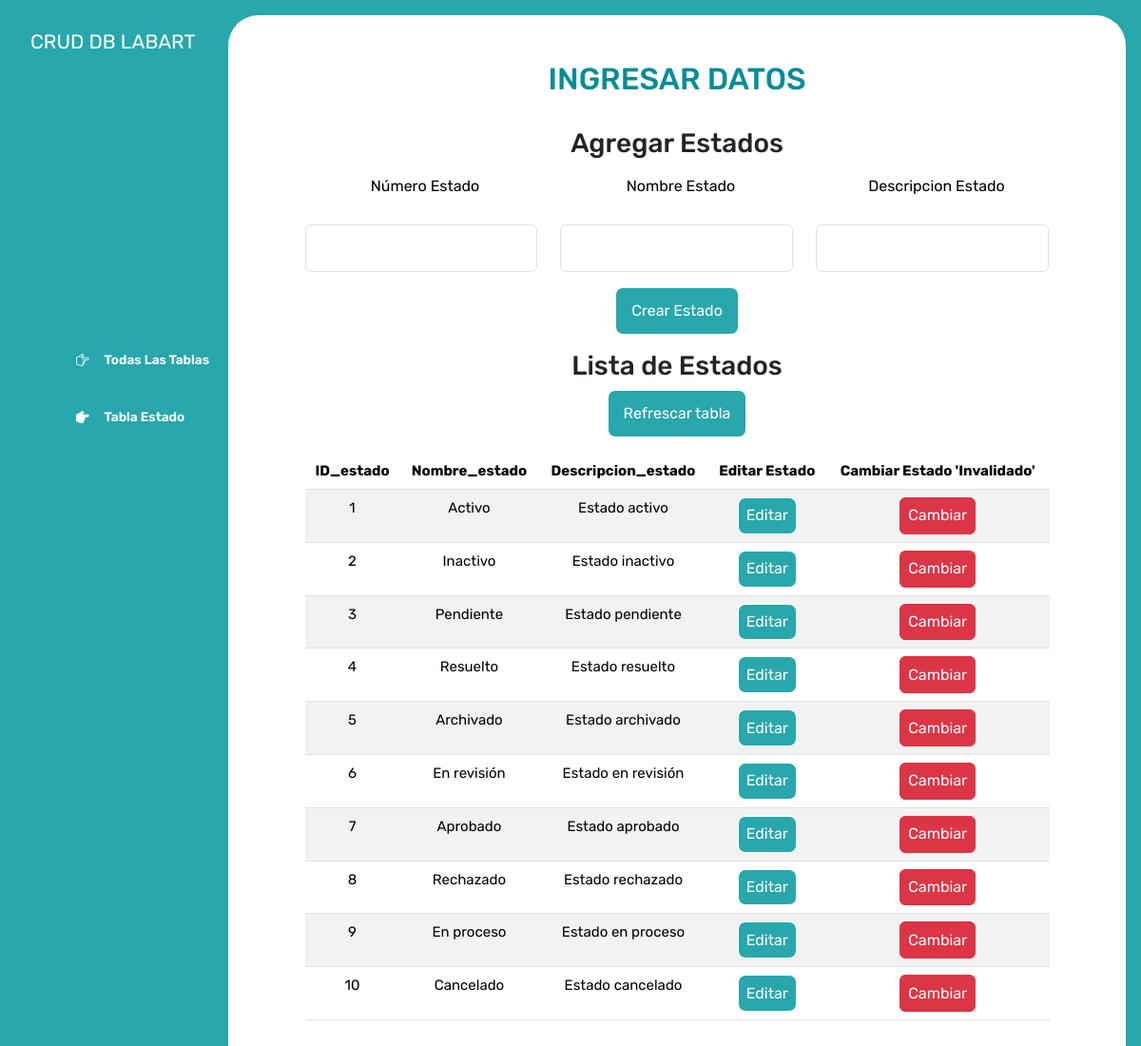
The app's page /Controlador/controladorEstado.php with its own data.
### tables this page shows
CREATE TABLE Estado (
    ID_estado INT(10) PRIMARY KEY,
    Nombre_estado VARBINARY(255),
    Descripcion_estado VARBINARY(255)
);

### Controlador/controladorEstado.php (called while the page is built, shortened)
<?php
require_once '../Modelo/Estado.php';
$gestorEstado = new Estado();
$resultado = $gestorEstado->consultarEstados();
include "../Vista/vistaEstado.php";

### Modelo/Conexion.php (called while the page is built)
<?php
function Conectarse(){
	$Conexion =  mysqli_connect("localhost","root","","labart");
	return $Conexion;
}
?>

### Modelo/Estado.php (called while the page is built, shortened)
<?php
require_once 'Conexion.php';
class Estado
{
    public function consultarEstados()
 	{
        $this->Conexion = Conectarse();
        $sql_key = "SET @encryption_key = 'MiClaveDeEncriptacionSegura123!';";
        $this->Conexion->query($sql_key);
        $sql="SELECT
            ID_estado,
            AES_DECRYPT((Nombre_estado), @encryption_key) AS Nombre_estado,
            AES_DECRYPT((Descripcion_estado), @encryption_key) AS Descripcion_estado
        FROM estado";
 		$resultado=$this->Conexion->query($sql);
 		return $resultado;
 	}
}

### Vista/vistaEstado.php (the view, shortened to what this page needs)
<!DOCTYPE html>
<html lang="en">
<head>
    <link rel="stylesheet" href="https://cdn.jsdelivr.net/npm/bootstrap-icons@1.9.1/font/bootstrap-icons.css">
    <link rel="stylesheet" href="../style.css">
    <link href="https://cdn.jsdelivr.net/npm/bootstrap@5.3.3/dist/css/bootstrap.min.css" rel="stylesheet">
</head>
<body>
    <div class="wrapper justify-content-center">
        <aside>
            <header>
                <h1 class="logo">CRUD DB LABART</h1>
            </header>
            <nav>
                <ul class="menu">
                <li>
                    <button id="todos" class="boton-menu boton-categoria" onclick="location.href='../index.php';">
                        <i class="bi bi-hand-index-thumb"></i> Todas Las Tablas
                    </button>
                </li>
                    <li>
                        <button id="abrigos" class="boton-menu boton-categoria active"><i class="bi bi-hand-index-thumb-fill"></i> Tabla Estado</button>
                    </li>
                </ul>
            </nav>
        </aside>
        <main>
            <h2 class="titulo-principal" id="titulo-principal">INGRESAR DATOS</h2>
            <div id="contenedor-productos" class="contenedor-productos">
                <div class="contenedor">
                    <h3>Agregar Estados</h3>
                    <form action="../Controlador/controladorEstado.php" method="post">
                        <div class="row mt-3">
                            <div class="col-md-4">
                                <label for="ID_estado" class="form-label">Número Estado</label>
                                <input class="form-control" id="ID_estado" name="ID_estado" type="text">
                            </div>
                            <div class="col-md-4">
                                <label for="Nombre_estado" class="form-label">Nombre Estado</label>
                                <input class="form-control" id="Nombre_estado" name="Nombre_estado" type="text">
                            </div>
                            <div class="col-md-4">
                                <label for="Descripcion_estado" class="form-label">Descripcion Estado</label>
                                <input class="form-control" id="Descripcion_estado" name="Descripcion_estado" type="text">
                            </div>
                        </div>
                        <button class="Boton_refrescar mt-3" type="submit" name="Acciones" value="Crear Estado">Crear Estado</button>
                    </form>
                        <h3 class="mt-3">Lista de Estados</h3>
                        <form action="../Controlador/controladorEstado.php" method="post">
                            <button class="Boton_refrescar mb-3" type="submit" name="Acciones" value="Refrescar tabla">Refrescar tabla</button>
                        </form>
                        <div class="table-responsive">
                        <table class="table table-striped table-hover">
                            <thead>
                                <tr>
                                    <th>ID_estado</th>
                                    <th>Nombre_estado</th>
                                    <th>Descripcion_estado</th>
                                    <th>Editar Estado</th>
                                    <th>Cambiar Estado 'Invalidado'</th>
                                </tr>
                            </thead>
                            <tbody>
                                <?php
                                while ($fila = mysqli_fetch_assoc($resultado)) {
                                    echo "<tr>";
                                    echo "<td>{$fila['ID_estado']}</td>";
                                    echo "<td>{$fila['Nombre_estado']}</td>";
                                    echo "<td>{$fila['Descripcion_estado']}</td>";
                                    echo "<td><button class='Boton_refrescar' style='padding: 0.40rem 0.5rem; font-size: 1rem;' data-bs-toggle='modal' data-bs-target='#updateModal{$fila['ID_estado']}'>Editar</button></td>";
                                    echo "<td>
                                        <form action='../Controlador/controladorEstado.php' method='post'>
                                            <input type='hidden' name='ID_estado' value='{$fila['ID_estado']}'>
                                            <button class='btn btn-danger' style='padding: 0.40rem 0.5rem; font-size: 1rem;' type='submit' name='Acciones' value='Borrar Estado'>Cambiar</button>
                                        </form>
                                    </td>";
                                    echo "</tr>";
                                }
                                ?>
                            </tbody>
                        </table>
                        </div>
                    </div>
                </div>
            </main>
        </div>
</body>
</html>

### style.css (style rules this page uses)
:root { --clr-main: #28a7ac; --clr-main-light: #02ffff; --clr-white: #ffffff; --clr-gray: #696969; --clr-red: #ff0000; --clr-dark-cyan:#038d97; --clr-black:#000000; }
* { margin: 0; padding: 0; box-sizing: border-box; font-family: 'Rubik', sans-serif; }
body, html { margin: 0; padding: 0; height: 100%; background-color: var(--clr-main); }
main { background-color: var(--clr-white); margin: 1rem; margin-left: 0; border-radius: 2rem; padding: 3rem; text-align: center; align-items: center; }
h1, h2, h3, h4, h5, h6, p, a, input, textarea, ul { margin: 0; padding: 0; }
ul { list-style-type: none; }
.wrapper { display: grid; grid-template-columns: 1fr 4fr; background-color: var(--clr-main); }
aside { padding: 2rem; padding-right: 0; color: var(--clr-white); position: sticky; top: 0; height: 100vh; display: flex; flex-direction: column; justify-content: space-between; background-color: var(--clr-main); }
.logo { font-weight: 400; font-size: 1.3rem; color: var(--clr-white); }
.menu { display: flex; flex-direction: column; gap: .5rem; }
.boton-menu { background-color: transparent; border: 0; color: var(--clr-cyan); cursor: pointer; display: flex; align-items: center; gap: 1rem; font-weight: 600; padding: 1rem; font-size: .85rem; width: 100%; transition: background-color 0.3s ease, color 0.3s ease; }
.boton-menu.active::before, .boton-menu.active::after { content: ''; position: absolute; width: 1rem; height: 2rem; background-color: var(--clr-main); border-radius: .5rem; }
.boton-menu.active::before { bottom: 100%; right: 0; box-shadow: 0 1rem 0 var(--clr-main); }
.boton-menu.active::after { top: 100%; right: 0; box-shadow: 0 -1rem 0 var(--clr-main); }
.boton-menu > i.bi-hand-index-thumb-fill, .boton-menu > i.bi-hand-index-thumb { transform: rotateZ(90deg); }
.titulo-principal { color: var(--clr-dark-cyan); margin-bottom: 2rem; }
.contenedor-productos { display: flex; grid-template-columns: repeat(4, 1fr); gap: 1rem; justify-content: center; }
table { font-size: 15px; border-collapse: collapse; border-radius: 20px; width: 100%; }
thead { background-color: var(--clr-main); color: var(--clr-white); }
tbody { background-color: var(--clr-gray); color: var(--clr-main); }
tr { border-radius: 10px; }
tr:nth-child(even) { background-color: var(--clr-main-light); }
select, form input { width: 210px; height: 50px; margin-top: 20px; text-align: center; border-radius: 15px; font-size: 18px; border: 4px solid var(--clr-main); background-color: var(--clr-white); }
input::placeholder { font-size: 18px; }
.contenedor { margin-left: 2rem; margin-right: 2rem; }
form { border-radius: 50px; text-align: center; justify-content: center; width: auto; height: auto; }
label { font-size: 16px; color: var(--clr-black); cursor: pointer; margin-left: 0.5rem; }
.Boton_refrescar { background-color: var(--clr-main); color: var(--clr-white); padding: 0.75rem 1rem; border: 0.1px solid var(--clr-white); border-radius: 0.5rem; cursor: pointer; transition: background-color 0.3s ease, color 0.3s ease, border-color 0.3s ease; }

### records on screen
estado: ID_estado "1", Nombre_estado "Activo", Descripcion_estado "Estado activo"
estado: ID_estado "2", Nombre_estado "Inactivo", Descripcion_estado "Estado inactivo"
estado: ID_estado "3", Nombre_estado "Pendiente", Descripcion_estado "Estado pendiente"
estado: ID_estado "4", Nombre_estado "Resuelto", Descripcion_estado "Estado resuelto"
estado: ID_estado "5", Nombre_estado "Archivado", Descripcion_estado "Estado archivado"
estado: ID_estado "6", Nombre_estado "En revisión", Descripcion_estado "Estado en revisión"
estado: ID_estado "7", Nombre_estado "Aprobado", Descripcion_estado "Estado aprobado"
estado: ID_estado "8", Nombre_estado "Rechazado", Descripcion_estado "Estado rechazado"
estado: ID_estado "9", Nombre_estado "En proceso", Descripcion_estado "Estado en proceso"
estado: ID_estado "10", Nombre_estado "Cancelado", Descripcion_estado "Estado cancelado"
